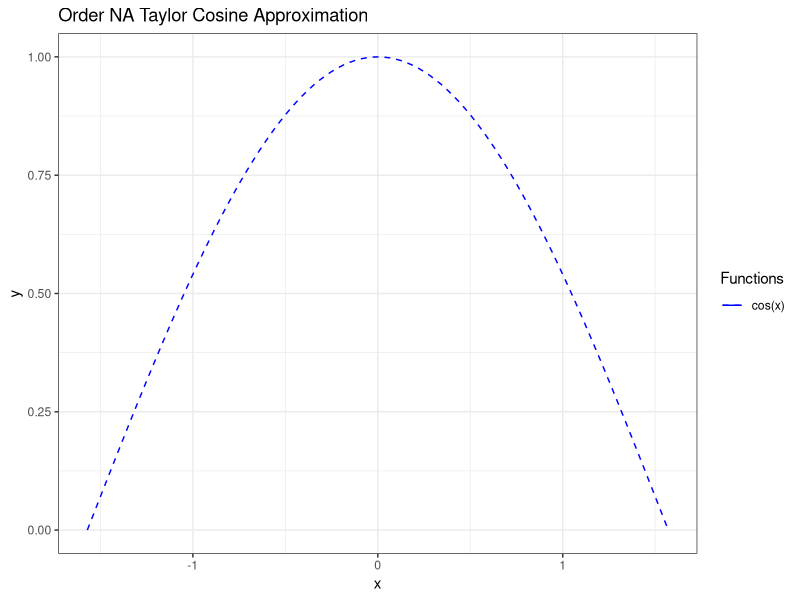

The R source for this figure:
library(ggplot2)
library(scales)
library(pracma)

args <- commandArgs(trailingOnly = TRUE)

taylor = function(x, order) {
  coefs = (-1)^(0:order) / factorial(2 * (0:order))
  x_grid = outer(x, 2 * (0:order), "^")
  x_grid %*% coefs
}

cosine <- function(x) {
    base::cos(x)
}

plot0 <- ggplot(data = data.frame(x = 0), mapping = aes(x = x)) +
    stat_function(fun = taylor, geom = "line", args = list(order = strtoi(args[1])), mapping = aes(color = "taylor")) +
    stat_function(fun = cosine, geom = "line", linetype = "dashed", mapping = aes(color = "cosine")) +
    scale_x_continuous(limits = c(-pi/2, pi/2)) +
    scale_color_manual(name = "Functions", values = c("taylor" = "#FF0000", "cosine" = "#0000FF"), labels = c("cos(x)", paste("order", strtoi(args[1]) + 1,"\ntaylor approx"))) +
    theme_bw() +
    labs(x = "x", y = "y", title = paste("Order", strtoi(args[1]) + 1, "Taylor Cosine Approximation")) 

ggsave(paste0("taylorCosine",args[1],".png"), plot = plot0, device = NULL, path = NULL,
    scale = 1, width = 20, height = 10, units = c("cm"),
    dpi = 300, limitsize = TRUE)

#print(integrate(f0cos, lower = -pi/2, upper = pi/2))